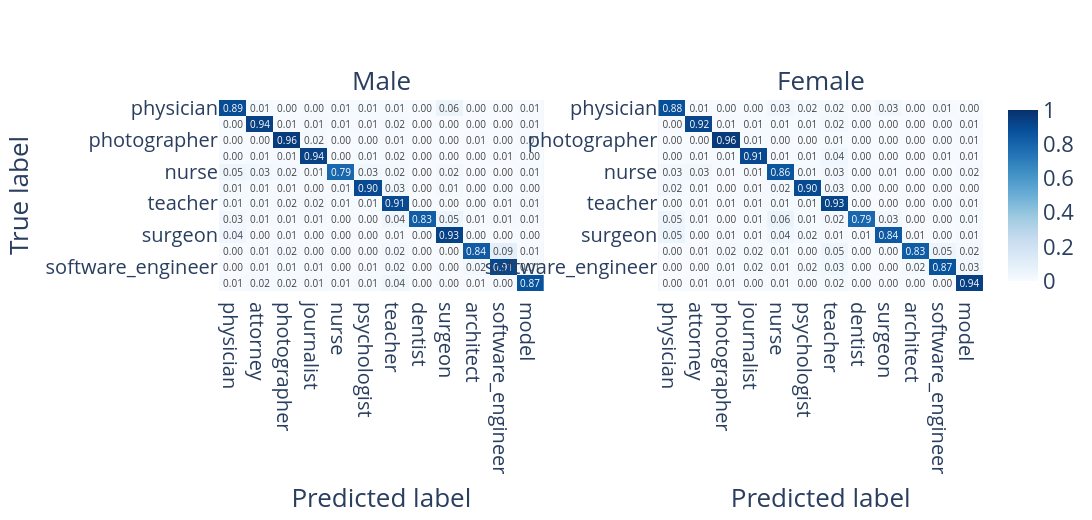

Source (notebook cell):
### Code cell
plot_confusion_matrix(cms_M, cms_F, reviewed_classes, 'plots/cm_US.png')

### Figure 1 — Plotly figure (JSON) as saved in the notebook; plotly's stock layout.template omitted (floating-point values rounded to 4 significant figures; data arrays with more than 128 entries replaced by an {"elided": "..."} marker saying what was removed)
{"data": [{"coloraxis": "coloraxis", "text": {"elided": "12x12 float values"}, "texttemplate": "%{text:.2f}", "type": "heatmap", "x": ["physician", "attorney", "photographer", "journalist", "nurse", "psychologist", "teacher", "dentist", "surgeon", "architect", "software_engineer", "model"], "xaxis": "x", "y": ["physician", "attorney", "photographer", "journalist", "nurse", "psychologist", "teacher", "dentist", "surgeon", "architect", "software_engineer", "model"], "yaxis": "y", "z": {"elided": "12x12 float values"}}, {"coloraxis": "coloraxis", "text": {"elided": "12x12 float values"}, "texttemplate": "%{text:.2f}", "type": "heatmap", "x": ["physician", "attorney", "photographer", "journalist", "nurse", "psychologist", "teacher", "dentist", "surgeon", "architect", "software_engineer", "model"], "xaxis": "x2", "y": ["physician", "attorney", "photographer", "journalist", "nurse", "psychologist", "teacher", "dentist", "surgeon", "architect", "software_engineer", "model"], "yaxis": "y2", "z": {"elided": "12x12 float values"}}], "layout": {"annotations": [{"font": {"size": 26}, "showarrow": false, "text": "Male", "x": 0.2125, "xanchor": "center", "xref": "paper", "y": 1, "yanchor": "bottom", "yref": "paper"}, {"font": {"size": 26}, "showarrow": false, "text": "Female", "x": 0.7875, "xanchor": "center", "xref": "paper", "y": 1, "yanchor": "bottom", "yref": "paper"}], "coloraxis": {"cmax": 1, "cmin": 0, "colorscale": [[0, "rgb(247,251,255)"], [0.125, "rgb(222,235,247)"], [0.25, "rgb(198,219,239)"], [0.375, "rgb(158,202,225)"], [0.5, "rgb(107,174,214)"], [0.625, "rgb(66,146,198)"], [0.75, "rgb(33,113,181)"], [0.875, "rgb(8,81,156)"], [1, "rgb(8,48,107)"]]}, "font": {"size": 22}, "height": 520, "legend": {"font": {"size": 22}, "title": {"font": {"size": 22}}}, "title": {"font": {"size": 30}}, "width": 1100, "xaxis": {"anchor": "y", "domain": [0, 0.425], "tickfont": {"size": 20}, "title": {"font": {"size": 26}, "text": "Predicted label"}}, "xaxis2": {"anchor": "y2", "domain": [0.575, 1], "tickfont": {"size": 20}, "title": {"font": {"size": 26}, "text": "Predicted label"}}, "yaxis": {"anchor": "x", "autorange": "reversed", "domain": [0, 1], "tickfont": {"size": 20}, "title": {"font": {"size": 26}, "text": "True label"}}, "yaxis2": {"anchor": "x2", "autorange": "reversed", "domain": [0, 1], "tickfont": {"size": 20}, "title": {"font": {"size": 26}}}}}
